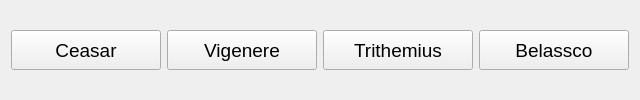
            <widget class="QWidget" name="page_3">
             <layout class="QGridLayout" name="gridLayout_7">
              <item row="0" column="0">
               <widget class="QPushButton" name="btn_XOR_Ceasar">
                <property name="minimumSize">
                 <size>
                  <width>150</width>
                  <height>40</height>
                 </size>
                </property>
                <property name="maximumSize">
                 <size>
                  <width>200</width>
                  <height>40</height>
                 </size>
                </property>
                <property name="font">
                 <font>
                  <pointsize>14</pointsize>
                 </font>
                </property>
                <property name="cursor">
                 <cursorShape>PointingHandCursor</cursorShape>
                </property>
                <property name="text">
                 <string>Ceasar</string>
                </property>
               </widget>
              </item>
              <item row="0" column="1">
               <widget class="QPushButton" name="btn_XOR_Vigenere">
                <property name="minimumSize">
                 <size>
                  <width>150</width>
                  <height>40</height>
                 </size>
                </property>
                <property name="maximumSize">
                 <size>
                  <width>200</width>
                  <height>40</height>
                 </size>
                </property>
                <property name="font">
                 <font>
                  <pointsize>14</pointsize>
                 </font>
                </property>
                <property name="cursor">
                 <cursorShape>PointingHandCursor</cursorShape>
                </property>
                <property name="text">
                 <string>Vigenere</string>
                </property>
               </widget>
              </item>
              <item row="0" column="2">
               <widget class="QPushButton" name="btn_XOR_Trithemius">
                <property name="minimumSize">
                 <size>
                  <width>150</width>
                  <height>40</height>
                 </size>
                </property>
                <property name="maximumSize">
                 <size>
                  <width>200</width>
                  <height>40</height>
                 </size>
                </property>
                <property name="font">
                 <font>
                  <pointsize>14</pointsize>
                 </font>
                </property>
                <property name="cursor">
                 <cursorShape>PointingHandCursor</cursorShape>
                </property>
                <property name="text">
                 <string>Trithemius</string>
                </property>
               </widget>
              </item>
              <item row="0" column="3">
               <widget class="QPushButton" name="btn_XOR_Belassco">
                <property name="minimumSize">
                 <size>
                  <width>150</width>
                  <height>40</height>
                 </size>
                </property>
                <property name="maximumSize">
                 <size>
                  <width>200</width>
                  <height>40</height>
                 </size>
                </property>
                <property name="font">
                 <font>
                  <pointsize>14</pointsize>
                 </font>
                </property>
                <property name="cursor">
                 <cursorShape>PointingHandCursor</cursorShape>
                </property>
                <property name="text">
                 <string>Belassco</string>
                </property>
               </widget>
              </item>
             </layout>
            </widget>
